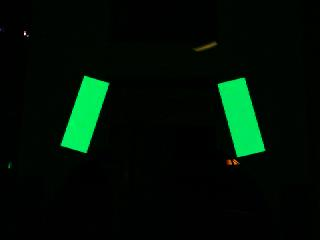
#> input picture 2019VisionImages/RocketPanelStraightDark24in.jpg, 320 x 240 px, found by its file name
$ python testingthings.py
#> lines starting #> are read from the running program, lines starting #| are printed output that depends on the picture; after the words box and inside, x2 and y2 are one past the last pixel; in counts of white or black regions, pixels touching at a corner belong together
import cv2
import numpy as np
from matplotlib import pyplot as plt

# read image from file
img = cv2.imread('2019VisionImages\\RocketPanelStraightDark24in.jpg', cv2.IMREAD_COLOR)
#> img is the input picture: shape (240, 320, 3); mean B, G, R 6, 16.1, 1.2
#img = cv2.imread('2019VisionImages\\RocketPanelStraightDark96in.jpg', cv2.IMREAD_COLOR)
#img = cv2.imread('2019VisionImages\\RocketPanelStraight48in.jpg', cv2.IMREAD_COLOR)
cv2.imshow('Original Image', img)

img2 = cv2.cvtColor(img, cv2.COLOR_BGR2HSV)
#> img2: shape (240, 320, 3); mean H, S, V 51, 195.4, 16.3
# read image from camera
#cap = cv2.VideoCapture(0)
#ret,  img = cap.read()

# removes pixes below a color value
#ret, dst = cv2.threshold(img, 210, 255, cv2.THRESH_BINARY)

dst = cv2.inRange(img2, np.array([60, 60, 180]), np.array([180, 255, 255]))
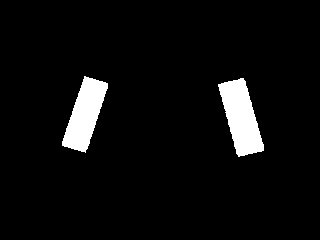
#> dst: shape (240, 320); 5.2% white; 2 white regions, box (x1, y1, x2, y2) and area: (218, 78, 264, 157) 2101, (62, 76, 108, 153) 1904
cv2.imshow('Processed Image', dst)

# [13 lines of commented-out code are left out]
kernel = cv2.getStructuringElement(cv2.MORPH_RECT, (3,3))
#kernel = cv2.getStructuringElement(cv2.MORPH_CROSS, (3,3))
iopen = cv2.morphologyEx(dst, cv2.MORPH_OPEN, kernel)
#> iopen: shape (240, 320); 5.2% white; 2 white regions, box (x1, y1, x2, y2) and area: (218, 78, 264, 156) 2098, (62, 77, 108, 152) 1901
cv2.imshow('Altered Image', iopen)

# fills small holes
kernel2 = cv2.getStructuringElement(cv2.MORPH_RECT, (3,3))
#kernel = cv2.getStructuringElement(cv2.MORPH_CROSS, (3,3))
iclose = cv2.morphologyEx(iopen, cv2.MORPH_CLOSE, kernel2)

# Find outlines
# kernel3 = cv2.getStructuringElement(cv2.MORPH_RECT, (3,3))
# #kernel = cv2.getStructuringElement(cv2.MORPH_CROSS, (3,3))
# igrad = cv2.morphologyEx(iclose, cv2.MORPH_GRADIENT, kernel3)
# cv2.imshow('Altered Image 3', igrad)


cv2.waitKey(0)
cv2.destroyAllWindows()

$ run again, with 2019VisionImages/RocketPanelStraightDark12in.jpg copied over 2019VisionImages/RocketPanelStraightDark24in.jpg
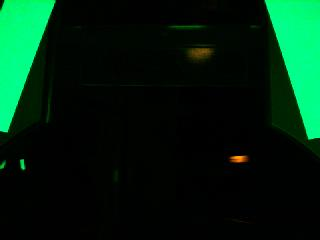
#> input picture 2019VisionImages/RocketPanelStraightDark12in.jpg, 320 x 240 px, found by its file name
#> img is the input picture: shape (240, 320, 3); mean B, G, R 15.8, 33.7, 1.5
#> img2: shape (240, 320, 3); mean H, S, V 51.4, 196.4, 34
#> `dst = cv2.inRange(img2, np.array([60, 60, 180]), np.array([180, 255, 2..`:
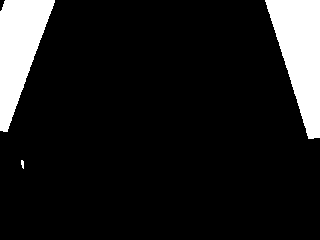
#> dst: shape (240, 320); 11.3% white; 3 white regions, box (x1, y1, x2, y2) and area: (265, 0, 320, 139) 4594, (0, 0, 55, 132) 4090, (21, 160, 24, 169) 21
#> iopen: shape (240, 320); 11.3% white; 3 white regions (1 under 20 px), largest, box (x1, y1, x2, y2) and area: (265, 0, 320, 139) 4594, (0, 0, 55, 132) 4090
#> iclose: shape (240, 320); 11.3% white; 3 white regions (1 under 20 px), largest, box (x1, y1, x2, y2) and area: (265, 0, 320, 139) 4594, (0, 0, 55, 132) 4092
